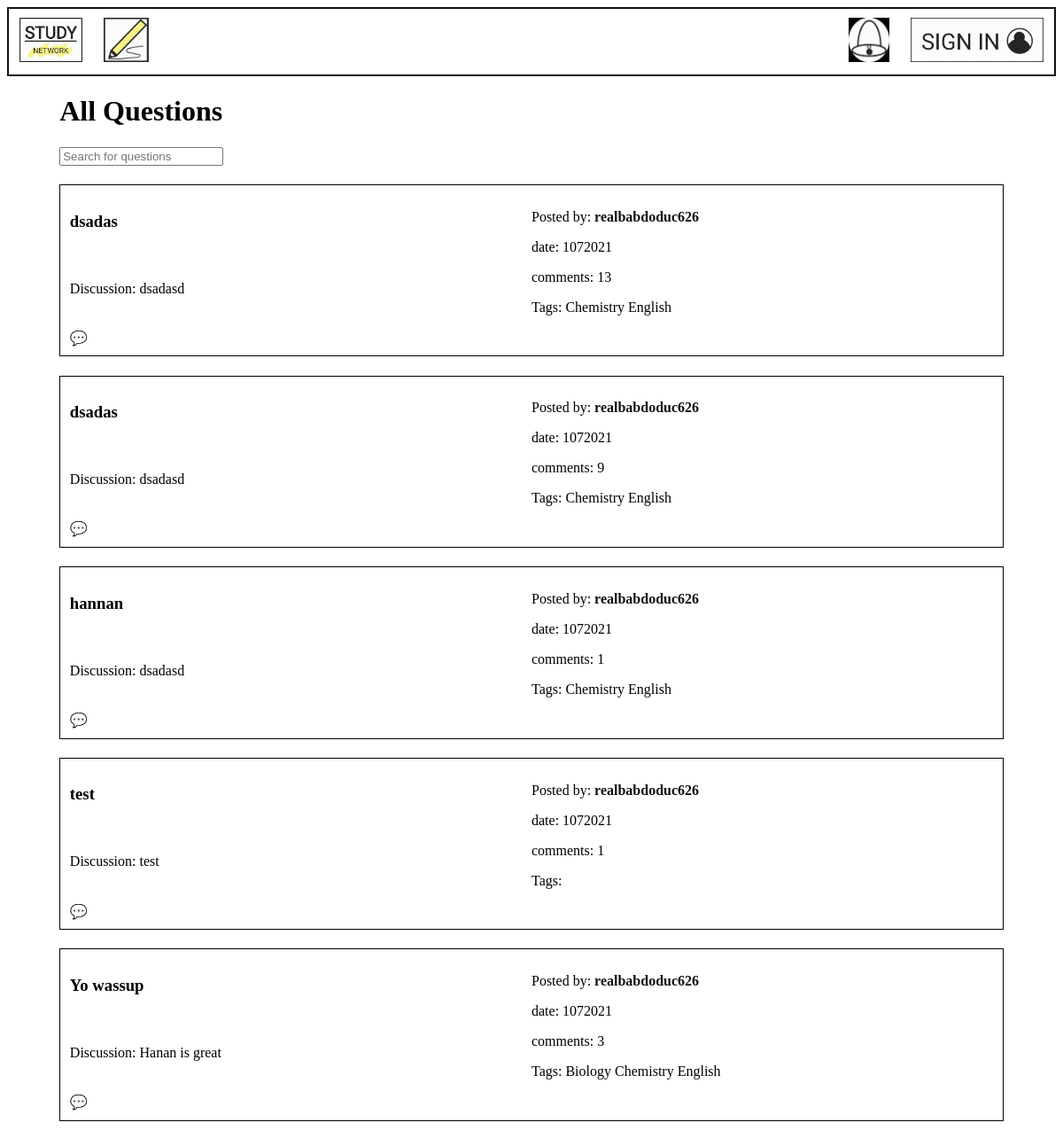
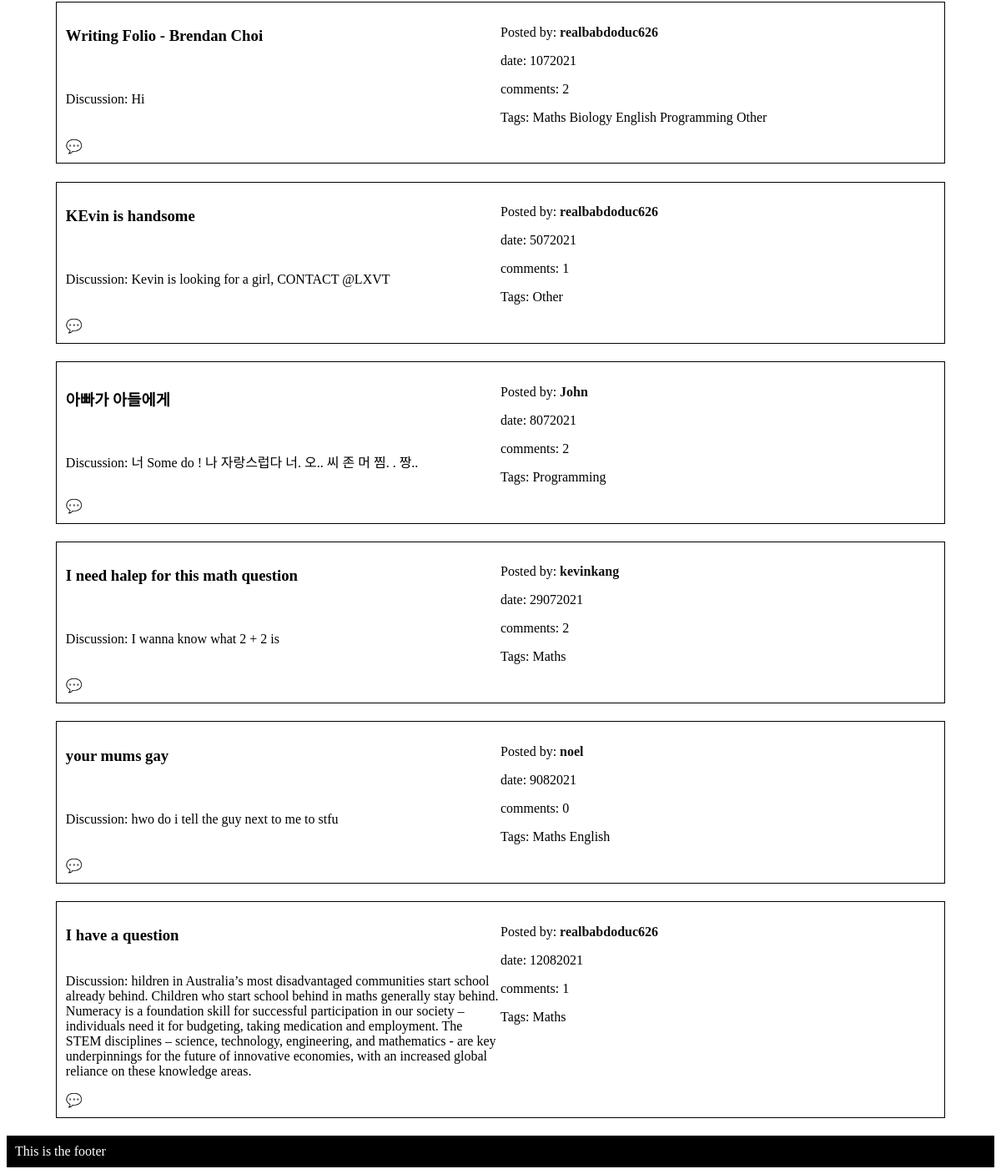
The page / on the database its author committed (2 pictures, top to bottom).
### models.py (models this page shows)
class Post(db.Model):
    __tablename__ = 'Post'
    id = db.Column(db.Integer, primary_key=True)
    title = db.Column(db.Text)
    discussion = db.Column(db.Text)
    date = db.Column(db.Integer)
    comments = db.Column(db.Integer)
    user_id = db.Column(db.Integer, db.ForeignKey('User.id'))
    post_user = db.relationship('User', back_populates='user_post')
    replies_post = db.relationship('Reply', secondary=PostReply, back_populates='posts_reply')
    categories_post = db.relationship('Category', secondary=PostCategory, back_populates='posts_category')
    notifications_post = db.relationship('Notification', back_populates='posts_notification')
    posts = db.relationship('Comment', back_populates='user')

class User(db.Model):
    __tablename__ = 'User'
    id = db.Column(db.Integer, primary_key=True)
    username = db.Column(db.Text)
    email = db.Column(db.Text)
    password = db.Column(db.Text)
    user_post = db.relationship('Post', back_populates='post_user')
    notifications_user = db.relationship('Notification', back_populates='users_notification')
    users = db.relationship('Comment', back_populates='post')

class Category(db.Model):
    __tablename__ = 'Category'
    id = db.Column(db.Integer, primary_key=True)
    topic = db.Column(db.Text)
    posts_category = db.relationship('Post', secondary=PostCategory, back_populates='categories_post')

### main.py (the view)
@app.route('/', methods=['GET', 'POST'])
def home():
    post = models.Post.query.all()
    number_of_items = 0
    for p in post:
        number_of_items += 1
    return render_template('home.html', posts=post, title='home', n=int(number_of_items))

### main.py (called while the page is built)
@app.before_request
def before_request():
    g.logged_in_user = None
    if 'logged_in_user' in session:
        g.logged_in_user = session['logged_in_user']

### templates/home.html (shortened to what this page needs)
{% extends 'layout.html' %}
{% block content %}
<main>
<h1>All Questions</h1>
<input type="text" id="search" onkeyup="SearchFilter()"
placeholder="Search for questions">
<div id="questionList">
{% for post in posts %}
<div class="grid_container">
    <h3 class="title">{{ post.title }}</h3>
    <p class="discussion">Discussion: {{ post.discussion }}</p>
    <div class="other_information">
    <p>Posted by: <a class="name" id="name" href="/profile/{{post.post_user.id}}"><strong>{{ post.post_user.username }}</strong></a></p>
    <p>date: {{ post.date }}
    <p>comments: {{ post.comments }}</p>
    <p class="tags">Tags: {% for catego in post.categories_post %}
        {{catego.topic}}
        {% endfor %}
    </p>
    </div class="comment_button">
    {% if g.logged_in_user %}
        <a href="/comment/{{post.id}}">💬</a>
    {% else %}
        <a href="/user">💬</a>
    {% endif %}
</div>
{% endfor %}
</div>
</main>
{% endblock %}

### templates/layout.html (shortened to what this page needs)
<!DOCTYPE html>
<html>
    <head>
        <link rel="stylesheet" href="/static/css/style.css">
    </head>
    <body>
        {% include 'nav.html' %}
        {% block content %}{% endblock %}
        {% include 'footer.html' %}
    </body>
</html>

### templates/nav.html
<nav>
<ul>
    <li><a href="/"><img src="/static/logo/Study_network - Copy.jpg"></a></li>
    <li><a href="/post"><img src="/static/logo/KakaoTalk_20210729_123828148_01.jpg"></a></li>
    {% if g.logged_in_user %}
        <li style = "float:right"><a class="logged_in" href="/profile/{{g.logged_in_user}}"><img src="/static//logo/KakaoTalk_20210802_114208981.jpg"></a></li>
    {% else %}
        <li style = "float:right"></listyle><a class="logged_in" href="/user"><img src="/static/logo/KakaoTalk_20210802_113545184.jpg"></a></li>
    {% endif %}
    <li style = "float:right"><a href="/notification"><img src="/static/logo/KakaoTalk_20210729_123828148_02.jpg"></a></li>
</ul>
</nav>

### templates/footer.html
<footer>
    This is the footer
</footer>

### static/css/style.css (style rules this page uses)
a { text-decoration: none; color: #111; }
body main { display: block; max-width: 90%; margin-left: 5%; }
nav ul { list-style-type: none; margin: 0; padding: 0; overflow: hidden; background-color: white; border: 2px solid #111; }
nav li:not(.logged_in) { float: left; }
nav li a { display: block; color: black; text-align: center; padding: 10px 12px; text-decoration: none; }
nav li a img { width: 100%; height: 50px; }
footer { list-style-type: none; margin: 0; padding: 10px; overflow: hidden; background-color: black; color: white; }
.grid_container { display: grid; grid-template-columns: 50% 50%; border: 1px solid black; padding: 1%; margin-bottom: 2%; }
.title { grid-column: 1; grid-row: 1; }
.discussion { grid-row:2; grid-column: 1; }
.other_information { grid-column: 2; grid-row: 1/ span 2; }
main input { margin-bottom: 2%; }

### rows shown on the page
Post: title "dsadas", discussion "dsadasd", post_user.username "realbabdoduc626", date "1072021", comments "13"
Category: topic "Chemistry"
Category: topic "English"
Post: title "dsadas", discussion "dsadasd", post_user.username "realbabdoduc626", date "1072021", comments "9"
Post: title "hannan", discussion "dsadasd", post_user.username "realbabdoduc626", date "1072021", comments "1"
Post: title "test", discussion "test", post_user.username "realbabdoduc626", date "1072021", comments "1"
Post: title "Yo wassup", discussion "Hanan is great", post_user.username "realbabdoduc626", date "1072021", comments "3"
Category: topic "Biology"
Post: title "Writing Folio - Brendan Choi", discussion "Hi", post_user.username "realbabdoduc626", date "1072021", comments "2"
Category: topic "Maths"
Category: topic "Programming"
Category: topic "Other"
Post: title "KEvin is handsome", discussion "Kevin is looking for a girl, CONTACT @LXVT", post_user.username "realbabdoduc626", date "5072021", comments "1"
Post: title "아빠가 아들에게", discussion "너 Some do ! 나 자랑스럽다 너. 오.. 씨 존 머 찜. . 짱..", post_user.username "John", date "8072021", comments "2"
Post: title "I need halep for this math question", discussion "I wanna know what 2 + 2 is", post_user.username "kevinkang", date "29072021", comments "2"
Post: title "your mums gay", discussion "hwo do i tell the guy next to me to stfu", post_user.username "noel", date "9082021", comments "0"
Post: title "I have a question", discussion "hildren in Australia’s most disadvantaged communities start school already behind. Children who start school behind in maths generally stay behind. Numeracy is a foundation skill for successful participation in our society – individuals need it for budgeting, taking medication and employment. The STEM disciplines – science, technology, engineering, and mathematics - are key underpinnings for the future of innovative economies, with an increased global reliance on these knowledge areas.", post_user.username "realbabdoduc626", date "12082021", comments "1"
